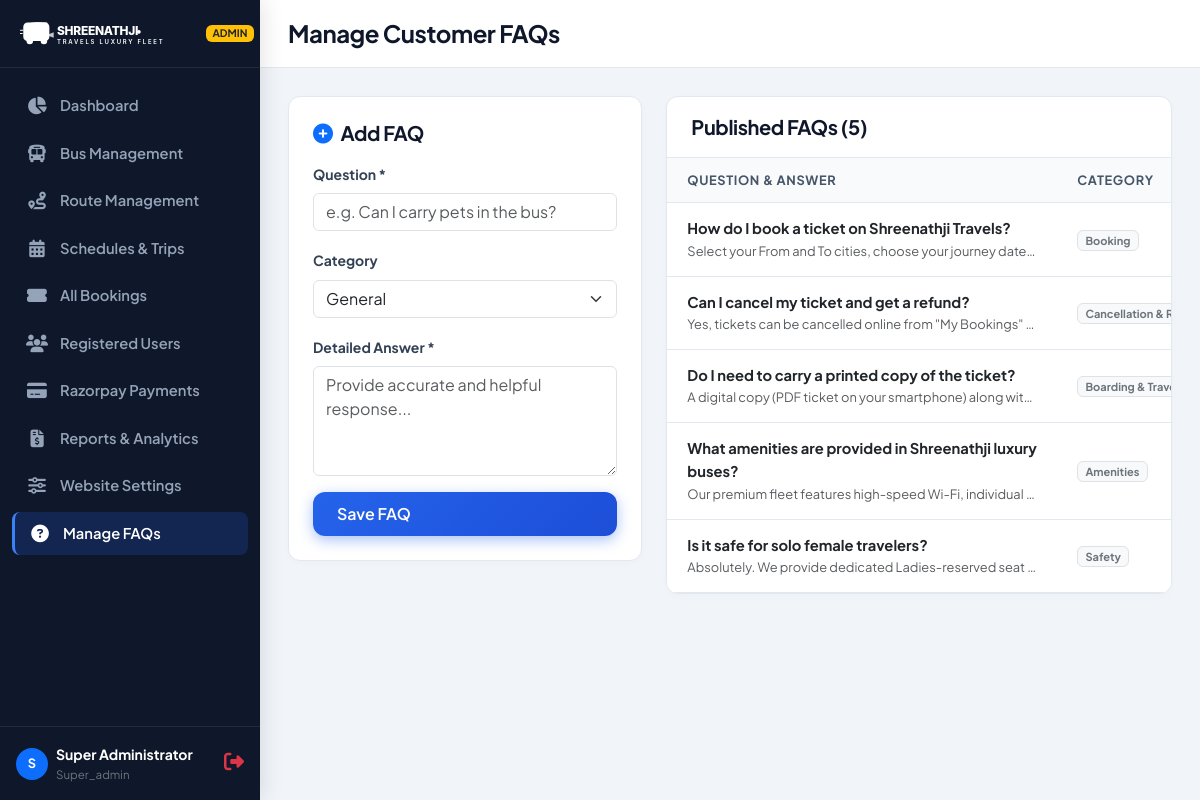
The page /admin/settings/faqs.php (signed in) on the database its author committed.
### tables this page shows
CREATE TABLE IF NOT EXISTS `faqs` (
    `id` INT AUTO_INCREMENT PRIMARY KEY,
    `question` VARCHAR(255) NOT NULL,
    `answer` TEXT NOT NULL,
    `category` VARCHAR(50) DEFAULT 'General',
    `sort_order` INT DEFAULT 0,
    `is_active` TINYINT(1) DEFAULT 1,
    `created_at` TIMESTAMP DEFAULT CURRENT_TIMESTAMP
);

### config/app.php (called while the page is built, shortened)
<?php
return [
    'app_name' => 'Shreenathji Travels',
    'tagline' => 'Your Journey, Our Responsibility',
    'base_url' => 'http://localhost/online_bus',
    'admin_url' => 'http://localhost/online_bus/admin',
    'timezone' => 'Asia/Kolkata',
    'seat_lock_seconds' => 600,
    'tax_rate' => 0.05,
    'convenience_fee' => 25.00,
    'currency' => 'INR',
    'currency_symbol' => '₹',
    'session_name' => 'ST_TRAVELS_SESS',
    'support_phone' => '+91 79 2658 9999',
    'support_email' => 'support@shreenathjitravels.com',
    'office_address' => 'Shreenathji House, Nr. Paldi Cross Roads, Ellisbridge, Ahmedabad, Gujarat 380006'
];

### includes/auth.php (called while the page is built, shortened)
<?php
function getCurrentAdmin(): ?array {
    $db = getDB();
    $stmt = $db->prepare("SELECT id, name, email, role, is_active FROM admins WHERE id = ? AND is_active = 1 LIMIT 1");
    $stmt->execute([$_SESSION['admin_id']]);
    return $stmt->fetch() ?: null;
}

### includes/functions.php (called while the page is built, shortened)
<?php
function e(?string $str): string {
    return htmlspecialchars((string)$str, ENT_QUOTES, 'UTF-8');
}

### admin/settings/faqs.php (the view, shortened to what this page needs)
<?php
require_once __DIR__ . '/../../includes/auth.php';
require_once __DIR__ . '/../../includes/functions.php';
$appConfig = require __DIR__ . '/../../config/app.php';
$db = getDB();
$faqs = $db->query("SELECT * FROM faqs ORDER BY sort_order ASC, id ASC")->fetchAll();
require_once __DIR__ . '/../includes/header.php';
require_once __DIR__ . '/../includes/sidebar.php';
?>
<div class="admin-main-wrap">
  <header class="admin-top-header">
    <div class="d-flex align-items-center gap-3">
      <h4 class="fw-bold mb-0">Manage Customer FAQs</h4>
    </div>
  </header>
  <div class="admin-content-body">
    <div class="row g-4">
      <div class="col-lg-5">
        <div class="admin-table-card p-4">
          <h5 class="fw-bold mb-3"><i class="fas fa-plus-circle text-primary me-2"></i>Add FAQ</h5>
          <form method="POST">
            <div class="mb-3">
              <label class="form-label small fw-bold">Question *</label>
              <input type="text" name="question" class="form-control" placeholder="e.g. Can I carry pets in the bus?" required>
            </div>
            <div class="mb-3">
              <label class="form-label small fw-bold">Category</label>
              <select name="category" class="form-select">
                <option value="General">General</option>
              </select>
            </div>
            <div class="mb-3">
              <label class="form-label small fw-bold">Detailed Answer *</label>
              <textarea name="answer" class="form-control" rows="4" placeholder="Provide accurate and helpful response..." required></textarea>
            </div>
            <button type="submit" class="btn btn-st-primary w-100">Save FAQ</button>
          </form>
        </div>
      </div>
      <div class="col-lg-7">
        <div class="admin-table-card">
          <div class="admin-table-header">
            <h5 class="fw-bold mb-0">Published FAQs (<?= count($faqs) ?>)</h5>
          </div>
          <div class="table-responsive">
            <table class="table admin-table align-middle">
              <thead>
                <tr>
                  <th>Question & Answer</th>
                  <th>Category</th>
                </tr>
              </thead>
              <tbody>
                <?php if (empty($faqs)): ?>
                  <tr><td colspan="3" class="text-center py-4 text-muted">No FAQs found.</td></tr>
                <?php else: ?>
                  <?php foreach ($faqs as $f): ?>
                    <tr>
                      <td>
                        <div class="fw-bold text-dark"><?= e($f['question']) ?></div>
                        <small class="text-muted text-truncate d-block" style="max-width: 350px;"><?= e($f['answer']) ?></small>
                      </td>
                      <td>
                        <span class="badge bg-light text-secondary border"><?= e($f['category']) ?></span>
                      </td>
                    </tr>
                  <?php endforeach; ?>
                <?php endif; ?>
              </tbody>
            </table>
          </div>
        </div>
      </div>
    </div>
  </div>
</div>
<?php require_once __DIR__ . '/../includes/footer.php'; ?>

### admin/includes/header.php (shortened to what this page needs)
<?php
require_once __DIR__ . '/../../includes/auth.php';
require_once __DIR__ . '/../../includes/functions.php';
$currentAdmin = getCurrentAdmin();
$appConfig = require __DIR__ . '/../../config/app.php';
$baseUrl = $appConfig['base_url'];
$adminUrl = $appConfig['admin_url'];
?>
<!DOCTYPE html>
<html lang="en">
<head>
  <link rel="stylesheet" href="https://cdnjs.cloudflare.com/ajax/libs/font-awesome/6.4.0/css/all.min.css">
  <link href="https://cdn.jsdelivr.net/npm/bootstrap@5.3.2/dist/css/bootstrap.min.css" rel="stylesheet">
  <link rel="stylesheet" href="<?= $baseUrl ?>/assets/css/style.css">
  <link rel="stylesheet" href="<?= $baseUrl ?>/assets/css/admin.css">
</head>
<body class="admin-body">

### admin/includes/sidebar.php (shortened to what this page needs)
<?php
$currentPage = basename($_SERVER['PHP_SELF']);
$currentDir = basename(dirname($_SERVER['PHP_SELF']));
?>
<aside class="admin-sidebar" id="adminSidebar">
  <div class="admin-sidebar-brand">
    <img src="<?= $baseUrl ?>/assets/images/logo.svg" alt="Shreenathji Travels">
    <span class="badge bg-warning text-dark ms-auto" style="font-size: 0.65rem;">ADMIN</span>
  </div>
  <ul class="admin-nav">
    <li class="admin-nav-item">
      <a href="<?= $adminUrl ?>/dashboard.php" class="admin-nav-link <?= ($currentPage === 'dashboard.php') ? 'active' : '' ?>">
        <i class="fas fa-chart-pie"></i>
        <span>Dashboard</span>
      </a>
    </li>
    <li class="admin-nav-item">
      <a href="<?= $adminUrl ?>/buses/index.php" class="admin-nav-link <?= ($currentDir === 'buses') ? 'active' : '' ?>">
        <i class="fas fa-bus"></i>
        <span>Bus Management</span>
      </a>
    </li>
    <li class="admin-nav-item">
      <a href="<?= $adminUrl ?>/routes/index.php" class="admin-nav-link <?= ($currentDir === 'routes') ? 'active' : '' ?>">
        <i class="fas fa-route"></i>
        <span>Route Management</span>
      </a>
    </li>
    <li class="admin-nav-item">
      <a href="<?= $adminUrl ?>/schedules/index.php" class="admin-nav-link <?= ($currentDir === 'schedules') ? 'active' : '' ?>">
        <i class="fas fa-calendar-alt"></i>
        <span>Schedules & Trips</span>
      </a>
    </li>
    <li class="admin-nav-item">
      <a href="<?= $adminUrl ?>/bookings/index.php" class="admin-nav-link <?= ($currentDir === 'bookings') ? 'active' : '' ?>">
        <i class="fas fa-ticket-alt"></i>
        <span>All Bookings</span>
      </a>
    </li>
    <li class="admin-nav-item">
      <a href="<?= $adminUrl ?>/users/index.php" class="admin-nav-link <?= ($currentDir === 'users') ? 'active' : '' ?>">
        <i class="fas fa-users"></i>
        <span>Registered Users</span>
      </a>
    </li>
    <li class="admin-nav-item">
      <a href="<?= $adminUrl ?>/payments/index.php" class="admin-nav-link <?= ($currentDir === 'payments') ? 'active' : '' ?>">
        <i class="fas fa-credit-card"></i>
        <span>Razorpay Payments</span>
      </a>
    </li>
    <li class="admin-nav-item">
      <a href="<?= $adminUrl ?>/reports/index.php" class="admin-nav-link <?= ($currentDir === 'reports') ? 'active' : '' ?>">
        <i class="fas fa-file-invoice-dollar"></i>
        <span>Reports & Analytics</span>
      </a>
    </li>
    <li class="admin-nav-item">
      <a href="<?= $adminUrl ?>/settings/index.php" class="admin-nav-link <?= ($currentDir === 'settings' && $currentPage === 'index.php') ? 'active' : '' ?>">
        <i class="fas fa-sliders-h"></i>
        <span>Website Settings</span>
      </a>
    </li>
    <li class="admin-nav-item">
      <a href="<?= $adminUrl ?>/settings/faqs.php" class="admin-nav-link <?= ($currentDir === 'settings' && $currentPage === 'faqs.php') ? 'active' : '' ?>">
        <i class="fas fa-question-circle"></i>
        <span>Manage FAQs</span>
      </a>
    </li>
  </ul>
  <div class="admin-sidebar-footer">
    <div class="d-flex align-items-center justify-content-between">
      <div class="d-flex align-items-center gap-2">
        <div class="bg-primary text-white rounded-circle d-flex align-items-center justify-content-center" style="width: 32px; height: 32px; font-weight: bold; font-size: 0.8rem;">
          <?= strtoupper(substr($currentAdmin['name'] ?? 'A', 0, 1)) ?>
        </div>
        <div class="small">
          <div class="fw-bold text-white"><?= e($currentAdmin['name'] ?? 'Admin') ?></div>
          <div class="text-secondary" style="font-size: 0.72rem;"><?= ucfirst(e($currentAdmin['role'] ?? 'super_admin')) ?></div>
        </div>
      </div>
      <a href="<?= $adminUrl ?>/logout.php" class="text-danger small" title="Logout">
        <i class="fas fa-sign-out-alt fs-5"></i>
      </a>
    </div>
  </div>
</aside>

### admin/includes/footer.php (shortened to what this page needs)
</body>
</html>

### assets/css/style.css (style rules this page uses)
:root { --primary-navy: #0f172a; --secondary-navy: #1e293b; --primary-blue: #1d4ed8; --royal-blue: #2563eb; --light-blue: #3b82f6; --soft-blue: #eff6ff; --accent-gold: #f59e0b; --accent-orange: #ea580c; --accent-amber: #fbbf24; --success-green: #10b981; --danger-red: #ef4444; --neutral-100: #f8fafc; --neutral-200: #e2e8f0; --neutral-300: #cbd5e1; --neutral-500: #64748b; --neutral-700: #334155; --neutral-900: #0f172a; --card-bg: rgba(255, 255, 255, 0.95); --card-shadow: 0 10px 30px -5px rgba(15, 23, 42, 0.08), 0 4px 12px -2px rgba(15, 23, 42, 0.04); --card-shadow-hover: 0 20px 35px -5px rgba(37, 99, 235, 0.15), 0 8px 16px -3px rgba(15, 23, 42, 0.08); --radius-sm: 8px; --radius-md: 12px; --radius-lg: 20px; --radius-xl: 28px; --font-main: 'Plus Jakarta Sans', system-ui, -apple-system, sans-serif; --transition-fast: all 0.2s cubic-bezier(0.4, 0, 0.2, 1); --transition-smooth: all 0.35s cubic-bezier(0.4, 0, 0.2, 1); }
* { box-sizing: border-box; }
body { font-family: var(--font-main); background-color: #f8fafc; color: var(--neutral-700); margin: 0; padding: 0; line-height: 1.6; overflow-x: hidden; }
h1, h2, h3, h4, h5, h6 { color: var(--primary-navy); font-weight: 700; letter-spacing: -0.02em; }
a { color: var(--royal-blue); text-decoration: none; transition: var(--transition-fast); }
.btn-st-primary { background: linear-gradient(135deg, #2563eb, #1d4ed8); color: #ffffff !important; font-weight: 600; padding: 10px 24px; border-radius: var(--radius-md); border: none; box-shadow: 0 4px 14px 0 rgba(37, 99, 235, 0.39); transition: var(--transition-fast); display: inline-flex; align-items: center; gap: 8px; }

### assets/css/admin.css (style rules this page uses)
:root { --admin-sidebar-width: 260px; --admin-header-height: 68px; --admin-bg: #f1f5f9; --admin-card-bg: #ffffff; --admin-border: #e2e8f0; }
body.admin-body { background-color: var(--admin-bg); min-height: 100vh; display: flex; }
.admin-sidebar { width: var(--admin-sidebar-width); background: #0f172a; color: #94a3b8; position: fixed; top: 0; bottom: 0; left: 0; z-index: 1030; display: flex; flex-direction: column; box-shadow: 4px 0 20px rgba(0, 0, 0, 0.1); transition: var(--transition-fast); }
.admin-sidebar-brand { height: var(--admin-header-height); padding: 0 20px; display: flex; align-items: center; gap: 12px; border-bottom: 1px solid rgba(255, 255, 255, 0.08); color: #ffffff; font-weight: 800; font-size: 1.1rem; }
.admin-sidebar-brand img { height: 38px; filter: brightness(0) invert(1); }
.admin-nav { list-style: none; padding: 16px 12px; margin: 0; flex-grow: 1; overflow-y: auto; }
.admin-nav-item { margin-bottom: 4px; }
.admin-nav-link { display: flex; align-items: center; gap: 12px; padding: 10px 14px; border-radius: var(--radius-sm); color: #94a3b8; font-weight: 600; font-size: 0.92rem; transition: var(--transition-fast); }
.admin-nav-link:hover, .admin-nav-link.active { color: #ffffff; background: rgba(37, 99, 235, 0.2); border-left: 3px solid #3b82f6; }
.admin-nav-link i { font-size: 1.1rem; width: 22px; text-align: center; }
.admin-sidebar-footer { padding: 16px; border-top: 1px solid rgba(255, 255, 255, 0.08); }
.admin-main-wrap { margin-left: var(--admin-sidebar-width); flex-grow: 1; min-height: 100vh; display: flex; flex-direction: column; }
.admin-top-header { height: var(--admin-header-height); background: #ffffff; border-bottom: 1px solid var(--admin-border); padding: 0 28px; display: flex; align-items: center; justify-content: space-between; position: sticky; top: 0; z-index: 1020; }
.admin-content-body { padding: 28px; flex-grow: 1; }
.admin-table-card { background: #ffffff; border-radius: var(--radius-md); border: 1px solid var(--admin-border); box-shadow: 0 2px 8px rgba(0, 0, 0, 0.02); overflow: hidden; }
.admin-table-header { padding: 18px 24px; border-bottom: 1px solid var(--admin-border); display: flex; align-items: center; justify-content: space-between; flex-wrap: wrap; gap: 12px; }
.table-responsive { margin: 0; }
.admin-table { margin-bottom: 0; }
.admin-table th { background: #f8fafc; color: #475569; font-weight: 700; font-size: 0.8rem; text-transform: uppercase; letter-spacing: 0.05em; padding: 12px 20px; border-bottom: 1px solid var(--admin-border); }
.admin-table td { padding: 14px 20px; vertical-align: middle; font-size: 0.92rem; border-bottom: 1px solid var(--admin-border); }

### rows shown on the page
faqs: question "How do I book a ticket on Shreenathji Travels?", answer "Select your From and To cities, choose your journey date…", category "Booking"
faqs: question "Can I cancel my ticket and get a refund?", answer "Yes, tickets can be cancelled online from \"My Bookings\"…", category "Cancellation &…"
faqs: question "Do I need to carry a printed copy of the ticket?", answer "A digital copy (PDF ticket on your smartphone) along wit…", category "Boarding &…"
faqs: question "What amenities are provided in Shreenathji luxury buses?", answer "Our premium fleet features high-speed Wi-Fi, individual…", category "Amenities"
faqs: question "Is it safe for solo female travelers?", answer "Absolutely. We provide dedicated Ladies-reserved seat…", category "Safety"

### other values the page prints
substr($currentAdmin['name'] ?? 'A', 0, 1) "S"
$currentAdmin['name'] "Super Administrator"
$currentAdmin['role'] "Super_admin"
count($faqs) "5"
